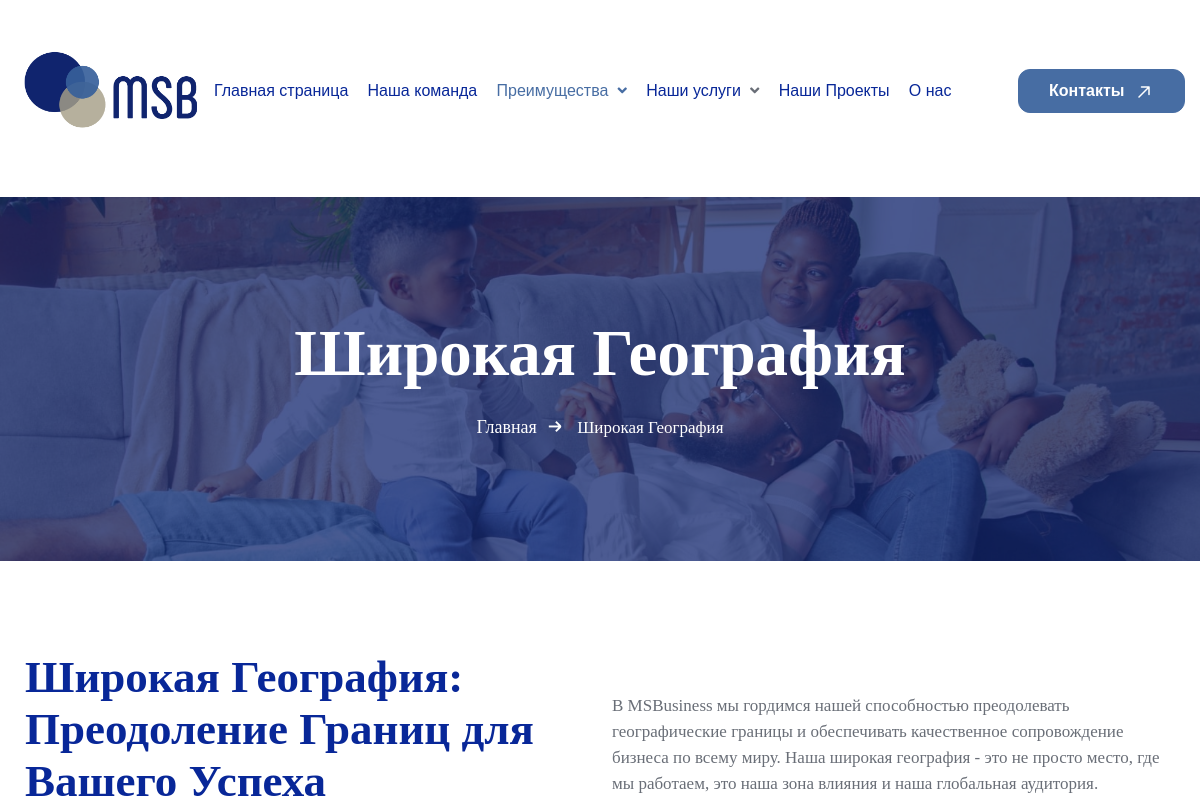
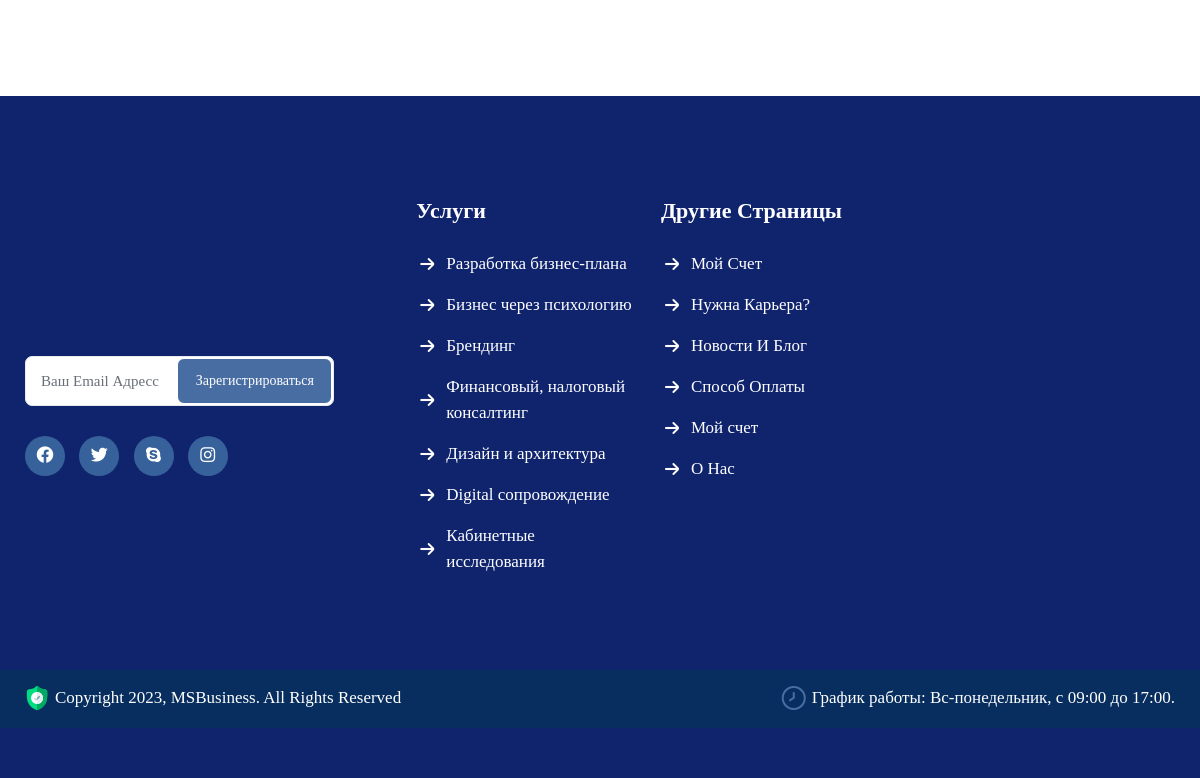
Before: /service-strle4/ with the older database file (2 pictures, top to bottom).
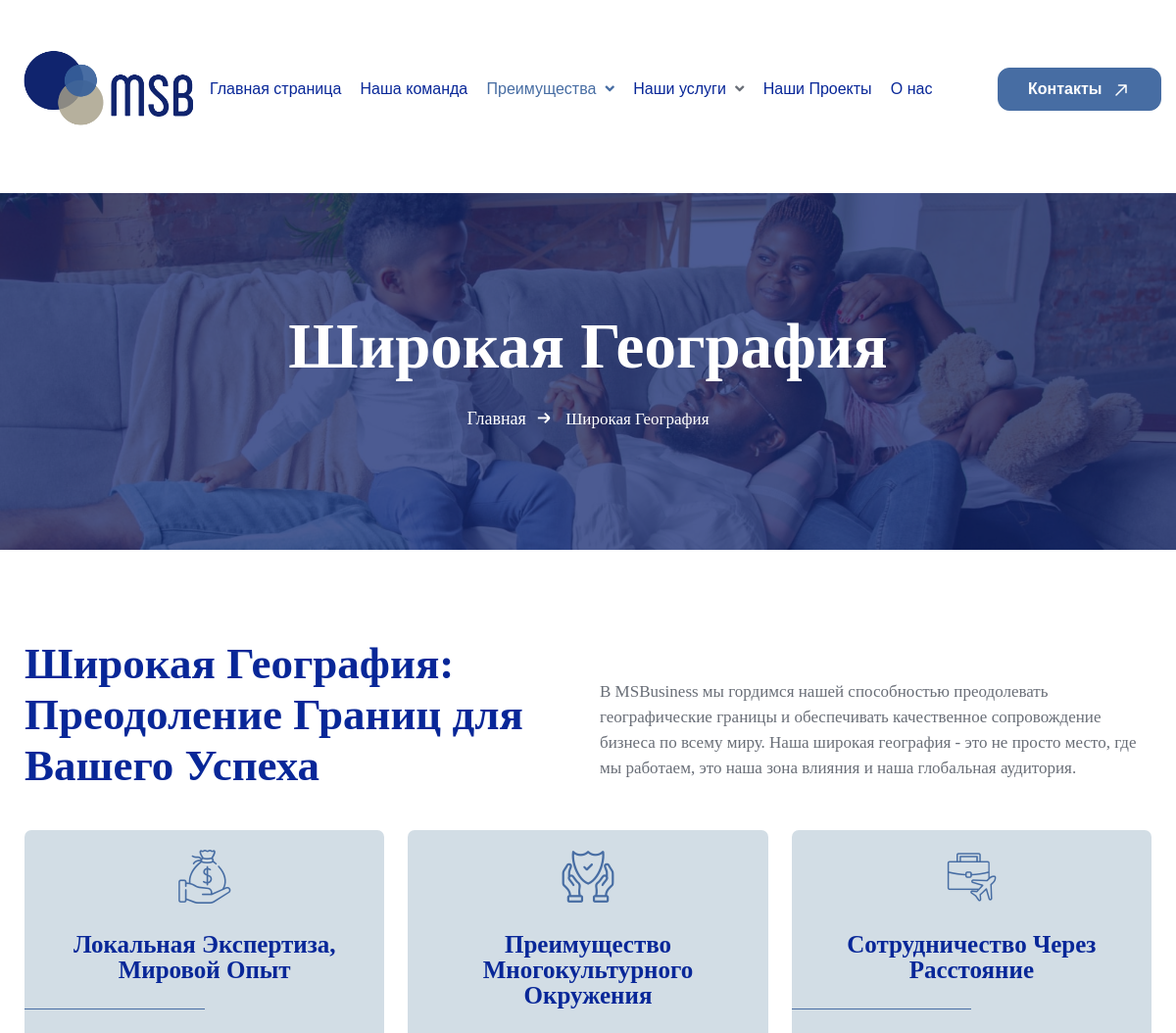
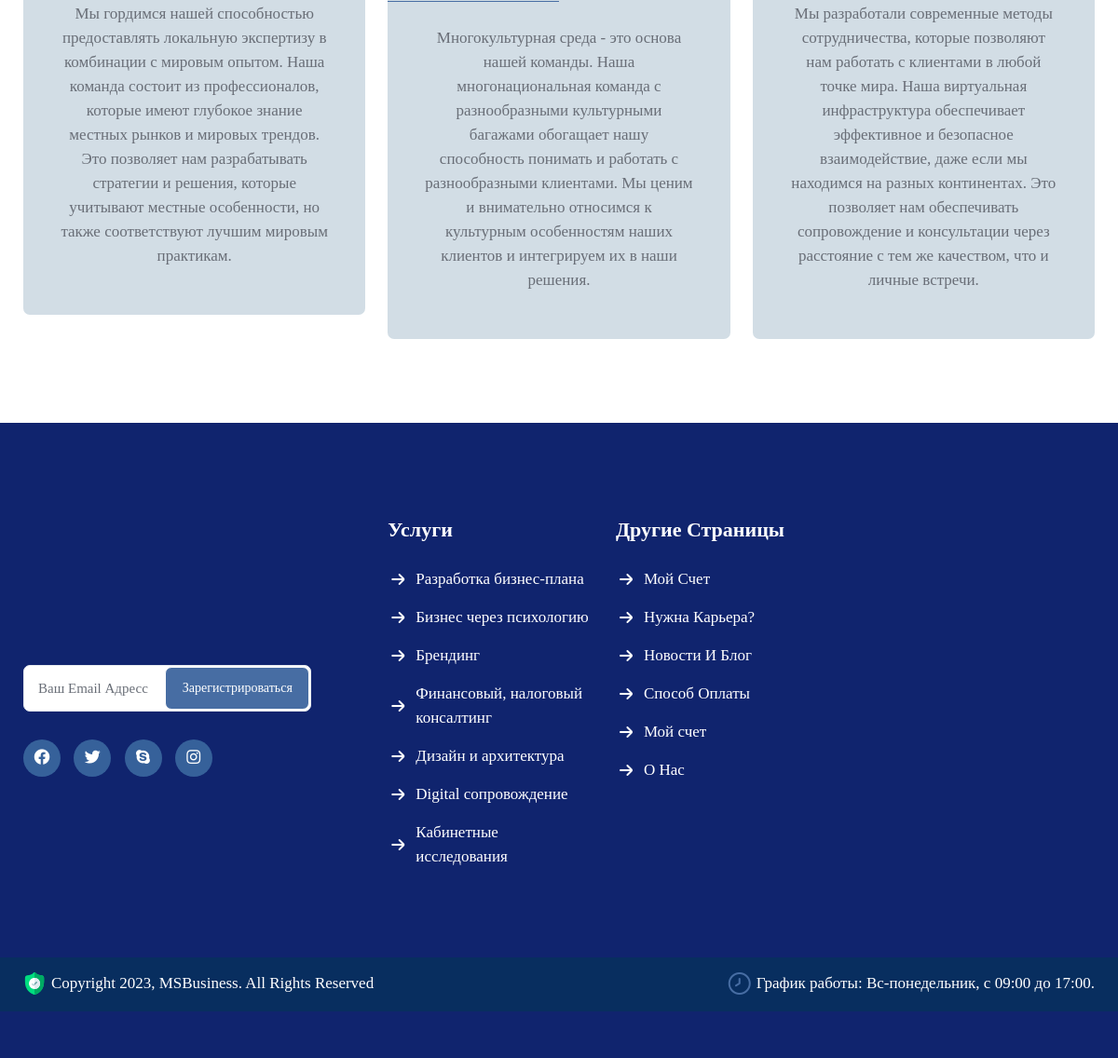
After: the same page with the newer database file (2 pictures, top to bottom).
### apps/business/models.py (models this page shows, shortened)
class Benefist(models.Model):
    title = models.CharField(
        max_length=155,
        verbose_name='Заголовка'
    )
    text = models.TextField(
        verbose_name='Текст'
    )
    image = models.ImageField(
        upload_to='benefist',
        verbose_name='Фото'
    )
    icon = models.CharField(
        choices=ICON,
        max_length=155,
        verbose_name='Иконка'
    )
    class Meta:
        verbose_name = 'Широкая География'
        verbose_name_plural = 'Широкая География'

### apps/business/views.py (the view)
# urls.py: path('service-strle4/', business, name='style'),
def business(request):
    business_all = Benefist.objects.all()
    return render(request, 'service/service-style-4.html', locals())

### templates/service/service-style-4.html (shortened to what the changed rows need)
{% extends 'include/homepage.html' %}
{% load static %}
{% block content %}
    <body class="theme-vankine scrollbarcolor">
        <div id="page" class="page_wapper hfeed site">
            <div id="wrapper_full" class="content_all_warpper">
                <div id="content" class="site-content">
                    <section class="service-section-one">
                        <div class="container">
                            <div class="row align-items-end">
                                <div class="col-lg-6">
                                    <div class="section_title type_one">
                                        <div class="title_whole">
                                            <h2 class="title"> Широкая География: Преодоление Границ для Вашего Успеха</h2>
                                        </div>
                                    </div>
                                </div>
                            </div>
                            <section class="service_post position-relative">
                                <div class="row">
                                    {% for business in business_all %}
                                    <div class="col-xl-4 col-lg-4 col-md-6 col-sm-6">
                                        <div class="service_box type_four hover_1_get hover_1 color_three">
                                            <div class="content_box trans">
                                                <div class="top">
                                                    <div class="icon trans">
                                                        {% if business.icon == 'Локальная Экспертиза, Мировой Опыт' %}
                                                        <i class=" flaticon-salary trans"></i>
                                                        {% endif %}
                                                        {% if business.icon == 'Преимущество Многокультурного Окружения' %}
                                                        <i class=" flaticon-insurance-2 trans"></i>
                                                        {% endif %}
                                                        {% if business.icon == 'Сотрудничество Через Расстояние' %}
                                                        <i class=" flaticon-business-trip trans"></i>
                                                        {% endif %}
                                                    </div>
                                                    <h4 class="title_24 trans" >
                                                        {{ business.title }} </h4>
                                                    </div>
                                                <div class="line_box">
                                                    <div class="line"></div>
                                                </div>
                                                <div class="bottom">
                                                    <p class="trans">
                                                        {{ business.text }} </p>
                                                </div>
                                            </div>
                                        </div>
                                    </div>
                                    {% endfor %}
                                </div>
                            </section>
                        </div>
                    </section>
                </div>
                {% include 'include/footer.html' %}
                </div>
        </div>
        {% endblock %}

Changed rows visible on the page:
added Benefist: title "Локальная Экспертиза, Мировой Опыт", text "Мы гордимся нашей способностью предоставлять локальную экспертизу в комбинации с мировым опытом. Наша команда состоит из профессионалов, которые имеют глубокое знание местных рынков и мировых трендов. Это позволяет нам разрабатывать стратегии и решения, которые учитывают местные особенности, но также соответствуют лучшим мировым практикам."
added Benefist: title "Преимущество Многокультурного Окружения", text "Многокультурная среда - это основа нашей команды. Наша многонациональная команда с разнообразными культурными багажами обогащает нашу способность понимать и работать с разнообразными клиентами. Мы ценим и внимательно относимся к культурным особенностям наших клиентов и интегрируем их в наши решения."
added Benefist: title "Сотрудничество Через Расстояние", text "Мы разработали современные методы сотрудничества, которые позволяют нам работать с клиентами в любой точке мира. Наша виртуальная инфраструктура обеспечивает эффективное и безопасное взаимодействие, даже если мы находимся на разных континентах. Это позволяет нам обеспечивать сопровождение и консультации через расстояние с тем же качеством, что и личные встречи."
